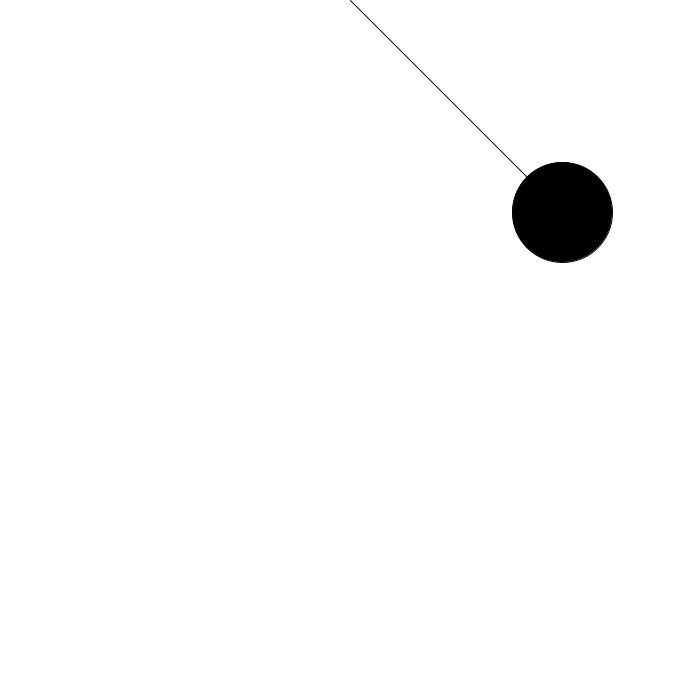
Frame 1 (no input)
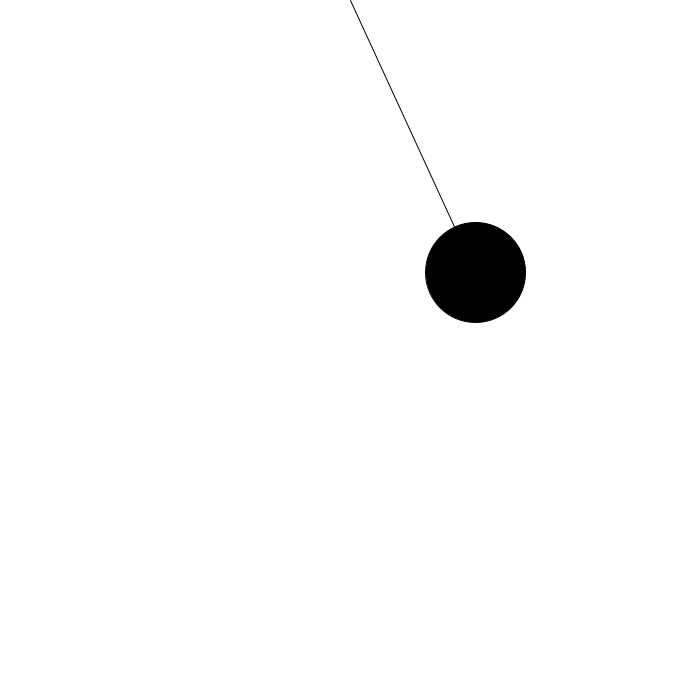
Frame 60 (the mouse pressed at the canvas centre just before this capture)
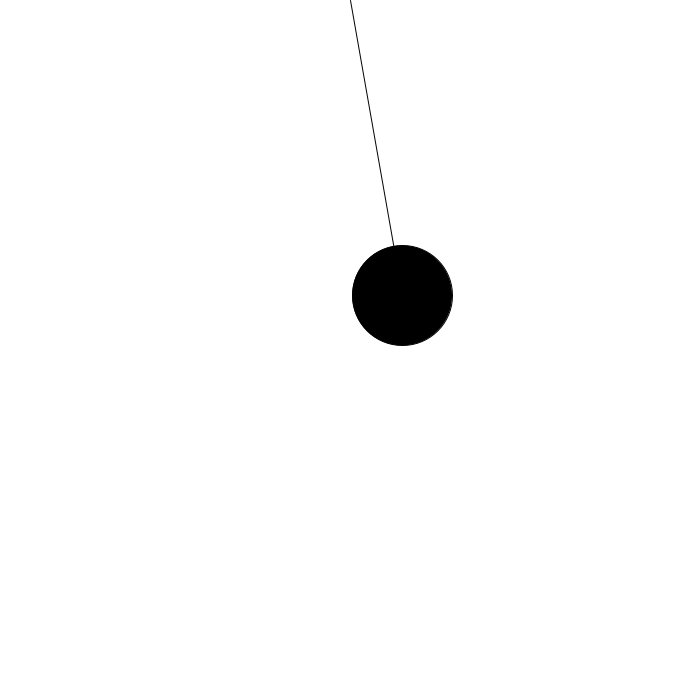
Frame 120 (the mouse held since frame 60 and released just before this capture)

The Processing sketch that drew these frames (run headless with seeded random() and noise(); from frame 60 on, the mouse is pressed at the canvas centre):

// Processing sketch: pendulumSim01
// ── pendulumSim01.pde
PVector origin;
PVector bob;
float len;
float rad;

float ang;
float aVel;
float aAcc;


void setup() {
  size(700, 700);
  
  len = 300;
  rad = 50;
  
  ang = PI/4;
  
  origin = new PVector(width/2, 0);
  bob = new PVector(width/2, len);
}

void draw() { 
  background(255);
  
  
  // updating values for bob
  bob.x = origin.x + len*sin(ang);
  bob.y = origin.y + len*cos(ang);
  
  
  fill(0);
  stroke(1);
  line(origin.x, origin.y, bob.x, bob.y);
  ellipseMode(RADIUS);
  ellipse(bob.x, bob.y, rad, rad);
  
  aAcc = -1 * 3/len * sin(ang); // flip the y upwards
  
  ang += aVel;
  aVel += aAcc;
  
  aVel *= 0.98;
}
